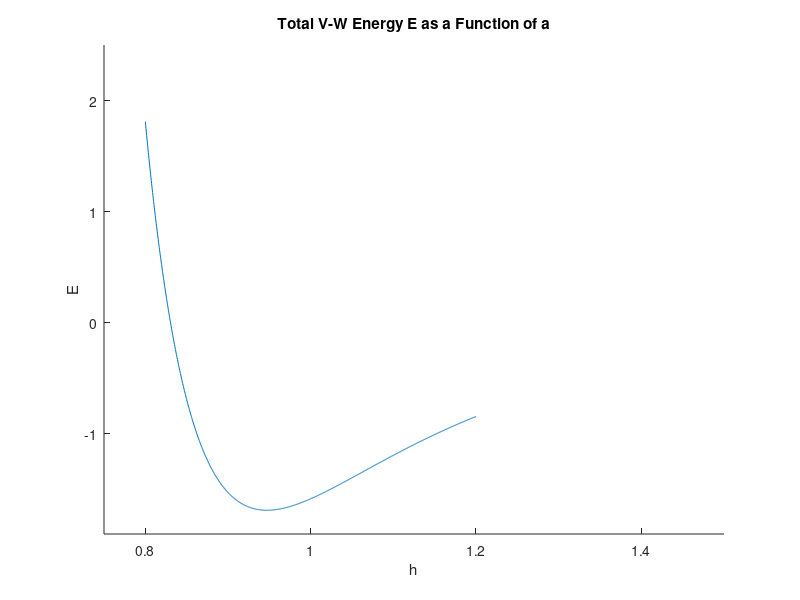
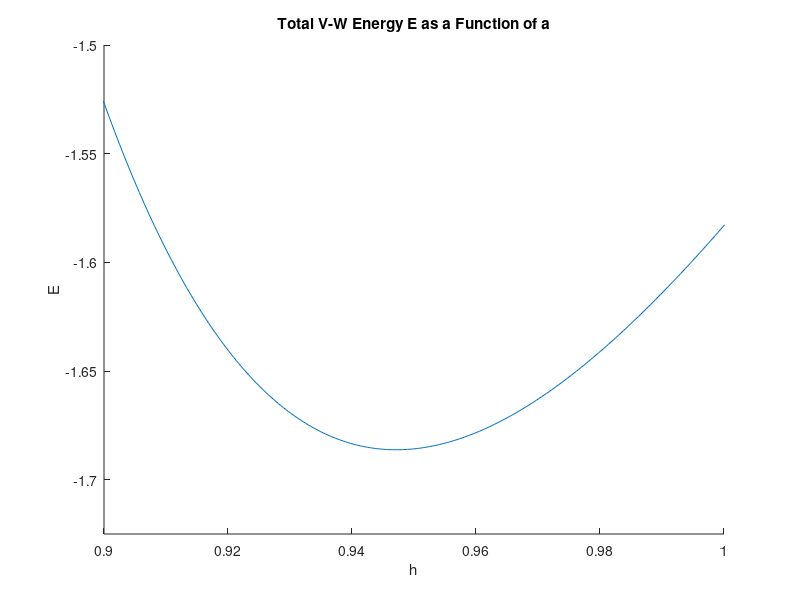

Reproduce these figures in MATLAB, in order.
%October 25th 2016

%Plot surface of total enegry of a point at (0,h) and the line of atoms
%   along the x-axis

clear all
close all
clc

eps = 1;        %Depth of Potential Well
sig = 1;        %Distance for which inter-particle potential is zero
rho = 1;        %Density
m = 1000;

%Varrying h
a = linspace(.8,1.2,m);
E = zeros(1,m);

for i = 1:m
    %LJ 12-6
    LJ = @(d) eps*((sig./d).^12 - 2*(sig./d).^6);
    %LJ evaluated at distance from (0,h) to line of atoms along x-axis
    V = @(x) rho*LJ(sqrt(x.^2 + a(i).^2));
        
    %Integral that evalutes total Van der Waal interaction between
    %   point at (a,0) and circle with radius R
    E(i) = integral(V,-100,100);
    
end

[Em,k] = min(E);
amin = a(k)

figure(1)
hold on
plot(a(:),E(:))
axis([.75 1.5 -1.9 2.5]);
title('Total V-W Energy E as a Function of a');
xlabel('h');
ylabel('E');

figure(2)
hold on
plot(a(:),E(:))
axis([.9 1 -1.725 -1.5]);
title('Total V-W Energy E as a Function of a');
xlabel('h');
ylabel('E');